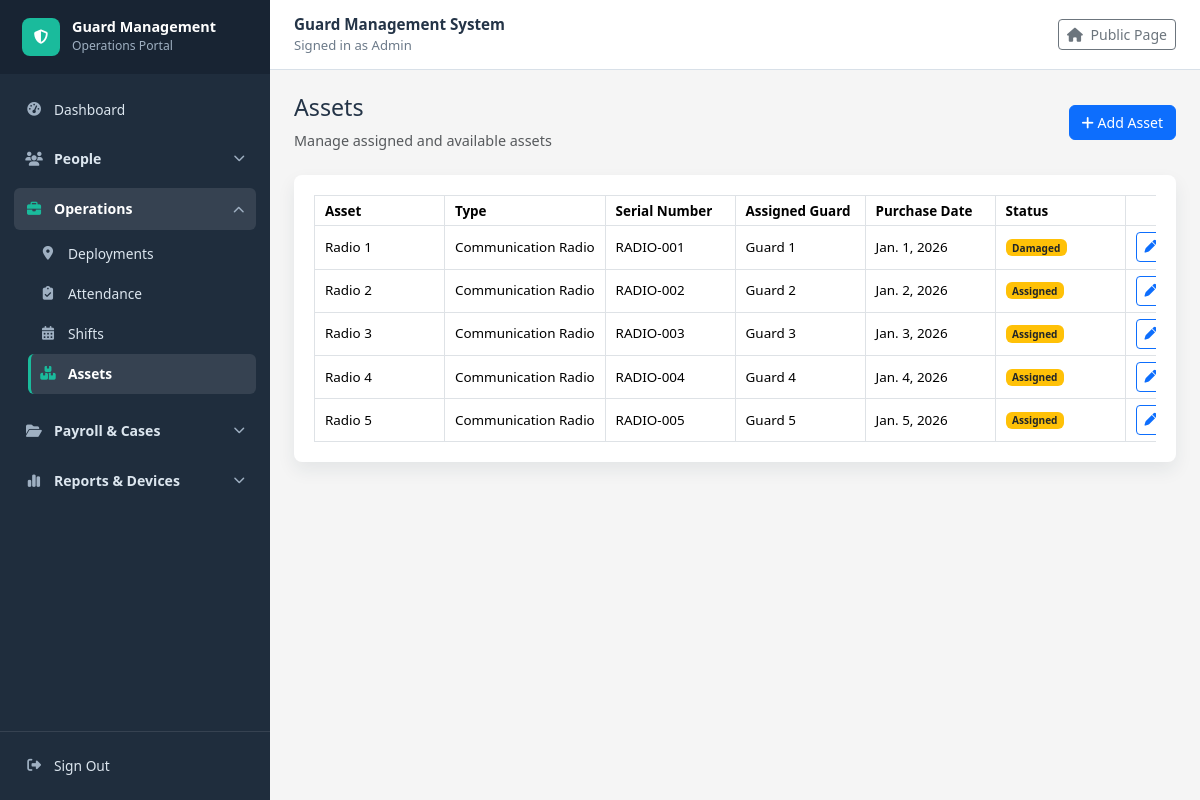
The app's page /assets/ (signed in) with its own data.
### guardmanagementsystem/models.py (models this page shows, shortened)
class Asset(models.Model):
    STATUS_CHOICES = [
        ('Assigned', 'Assigned'),
        ('Available', 'Available'),
        ('Damaged', 'Damaged'),
        ('Lost', 'Lost'),
        ('Returned', 'Returned'),
    ]
    asset_id = models.AutoField(primary_key=True)
    guard = models.ForeignKey(
        Guard,
        on_delete=models.SET_NULL,
        null=True,
        blank=True,
        related_name='assets'
    )
    asset_name = models.CharField(max_length=100)
    asset_type = models.CharField(max_length=100)
    serial_number = models.CharField(max_length=100, unique=True)
    purchase_date = models.DateField()
    status = models.CharField(max_length=20, choices=STATUS_CHOICES, default='Available')

class Guard(models.Model):
    STATUS_CHOICES = [
        ('Active', 'Active'),
        ('Inactive', 'Inactive'),
        ('Suspended', 'Suspended'),
        ('Terminated', 'Terminated'),
    ]
    guard_id = models.AutoField(primary_key=True)
    guard_number = models.CharField(max_length=20, unique=True, null=True, blank=True, editable=False)
    rfid_card_number = models.CharField(max_length=50, unique=True, null=True, blank=True)
    full_name = models.CharField(max_length=100)
    date_of_birth = models.DateField()
    phone = models.CharField(max_length=20)
    email = models.EmailField(unique=True)
    address = models.TextField()
    date_of_joining = models.DateField(auto_now= True)
    status = models.CharField(max_length=20, choices=STATUS_CHOICES, default='Active')
    daily_rate = models.DecimalField(max_digits=12, decimal_places=2, default=7000)
    def __str__(self):
        return self.full_name

### guardmanagementsystem/views.py (the view)
# urls.py: path("assets/", views.asset_list, name="asset_list"),
@login_required
def asset_list(request):
    assets = Asset.objects.select_related("guard").all()
    asset_status_counts = dict(
        assets.values("status").annotate(total=Count("asset_id")).values_list("status", "total")
    )
    total_assets = assets.count()
    issued_assets = asset_status_counts.get("Assigned", 0)
    available_assets = asset_status_counts.get("Available", 0)
    damaged_assets = asset_status_counts.get("Damaged", 0)
    lost_assets = asset_status_counts.get("Lost", 0)
    returned_assets = asset_status_counts.get("Returned", 0)
    refill_required = damaged_assets + lost_assets
    return render(request, "guardmanagementsystem/asset_list.html", {
        "assets": assets,
        "total_assets": total_assets,
        "issued_assets": issued_assets,
        "available_assets": available_assets,
        "damaged_assets": damaged_assets,
        "lost_assets": lost_assets,
        "returned_assets": returned_assets,
        "refill_required": refill_required,
    })

### guardmanagementsystem/templates/guardmanagementsystem/asset_list.html (shortened to what this page needs)
{% extends "guardmanagementsystem/base.html" %}
{% block content %}
<div class="d-flex justify-content-between align-items-center mb-4">
    <div>
        <h2>Assets</h2>
        <p class="text-muted mb-0">Manage assigned and available assets</p>
    </div>
    <a href="{% url 'asset_add' %}" class="btn btn-primary">
        <i class="fa fa-plus"></i> Add Asset
    </a>
</div>
<div class="table-card">
    <div class="table-responsive">
        <table class="table table-hover table-bordered align-middle mb-0 export-table" data-export-title="Assets">
            <thead>
                <tr>
                    <th>Asset</th>
                    <th>Type</th>
                    <th>Serial Number</th>
                    <th>Assigned Guard</th>
                    <th>Purchase Date</th>
                    <th>Status</th>
                    <th class="text-end">Actions</th>
                </tr>
            </thead>
            <tbody>
                {% for asset in assets %}
                    <tr>
                        <td>{{ asset.asset_name }}</td>
                        <td>{{ asset.asset_type }}</td>
                        <td>{{ asset.serial_number }}</td>
                        <td>{{ asset.guard|default:"-" }}</td>
                        <td>{{ asset.purchase_date }}</td>
                        <td><span class="badge bg-warning text-dark">{{ asset.status }}</span></td>
                        <td>
                            <div class="action-buttons">
                                <a href="{% url 'asset_edit' asset.asset_id %}" class="btn btn-sm btn-outline-primary">
                                    <i class="fa fa-pen"></i>
                                </a>
                            </div>
                        </td>
                    </tr>
                {% empty %}
                    <tr>
                        <td colspan="7" class="text-center text-muted py-4">No assets found.</td>
                    </tr>
                {% endfor %}
            </tbody>
        </table>
    </div>
</div>
{% endblock %}

### guardmanagementsystem/templates/guardmanagementsystem/base.html (shortened to what this page needs)
<!doctype html>
<html lang="en">
<head>
    <link href="https://cdn.jsdelivr.net/npm/bootstrap@5.3.3/dist/css/bootstrap.min.css" rel="stylesheet">
    <link href="https://cdnjs.cloudflare.com/ajax/libs/font-awesome/6.5.2/css/all.min.css" rel="stylesheet">
</head>
<body>
    {% with current_url=request.resolver_match.url_name %}
    <div class="app-layout">
        <aside class="sidebar">
            <div class="d-flex align-items-center justify-content-between">
                <a class="sidebar-brand flex-grow-1" href="{% url 'dashboard' %}">
                    <span class="brand-mark"><i class="fa fa-shield-halved"></i></span>
                    <span>
                        <span class="brand-title">Guard Management</span>
                        <span class="brand-subtitle">Operations Portal</span>
                    </span>
                </a>
            </div>
            <nav id="sidebarNav" class="sidebar-nav collapse d-lg-block">
                <a class="sidebar-link {% if current_url == 'dashboard' %}active{% endif %}" href="{% url 'dashboard' %}">
                    <i class="fa fa-gauge-high"></i> Dashboard
                </a>
                <div class="sidebar-module">
                    <button class="module-toggle" type="button" data-bs-toggle="collapse" data-bs-target="#peopleModule" aria-controls="peopleModule" aria-expanded="{% if current_url in 'supervisor_list supervisor_add supervisor_edit supervisor_delete guard_list guard_add guard_edit guard_delete client_list client_add client_edit client_delete' %}true{% else %}false{% endif %}">
                        <span class="module-title"><i class="fa fa-users"></i> People</span>
                        <i class="fa fa-chevron-down module-chevron"></i>
                    </button>
                </div>
                <div class="sidebar-module">
                    <button class="module-toggle" type="button" data-bs-toggle="collapse" data-bs-target="#operationsModule" aria-controls="operationsModule" aria-expanded="{% if current_url in 'deployment_list deployment_add deployment_edit deployment_delete program_guard attendance_list attendance_add attendance_edit attendance_delete shift_list shift_add shift_edit shift_delete shift_import schedule_csv_template asset_list asset_add asset_edit asset_delete' %}true{% else %}false{% endif %}">
                        <span class="module-title"><i class="fa fa-briefcase"></i> Operations</span>
                        <i class="fa fa-chevron-down module-chevron"></i>
                    </button>
                    <div id="operationsModule" class="collapse {% if current_url in 'deployment_list deployment_add deployment_edit deployment_delete program_guard attendance_list attendance_add attendance_edit attendance_delete shift_list shift_add shift_edit shift_delete shift_import schedule_csv_template asset_list asset_add asset_edit asset_delete' %}show{% endif %}">
                        <div class="module-menu">
                            <a class="sidebar-link {% if current_url in 'deployment_list deployment_add deployment_edit deployment_delete program_guard' %}active{% endif %}" href="{% url 'deployment_list' %}">
                                <i class="fa fa-location-dot"></i> Deployments
                            </a>
                            <a class="sidebar-link {% if current_url in 'attendance_list attendance_add attendance_edit attendance_delete' %}active{% endif %}" href="{% url 'attendance_list' %}">
                                <i class="fa fa-clipboard-check"></i> Attendance
                            </a>
                            <a class="sidebar-link {% if current_url in 'shift_list shift_add shift_edit shift_delete shift_import schedule_csv_template' %}active{% endif %}" href="{% url 'shift_list' %}">
                                <i class="fa fa-calendar-days"></i> Shifts
                            </a>
                            <a class="sidebar-link {% if current_url in 'asset_list asset_add asset_edit asset_delete' %}active{% endif %}" href="{% url 'asset_list' %}">
                                <i class="fa fa-boxes-stacked"></i> Assets
                            </a>
                        </div>
                    </div>
                </div>
                <div class="sidebar-module">
                    <button class="module-toggle" type="button" data-bs-toggle="collapse" data-bs-target="#payrollCasesModule" aria-controls="payrollCasesModule" aria-expanded="{% if current_url in 'salary_list salary_add salary_edit salary_delete salary_payslip_general salary_payslip_individual advance_request_list advance_request_add advance_request_edit advance_request_delete incident_list incident_add incident_edit incident_delete incident_pdf_report disciplinary_action_list disciplinary_action_add disciplinary_action_edit disciplinary_action_delete' %}true{% else %}false{% endif %}">
                        <span class="module-title"><i class="fa fa-folder-open"></i> Payroll & Cases</span>
                        <i class="fa fa-chevron-down module-chevron"></i>
                    </button>
                </div>
                <div class="sidebar-module">
                    <button class="module-toggle" type="button" data-bs-toggle="collapse" data-bs-target="#reportsDevicesModule" aria-controls="reportsDevicesModule" aria-expanded="{% if current_url in 'attendance_query_report schedule_report schedule_report_csv_export iot_device_list iot_device_add iot_device_edit iot_device_delete iot_swipe_attendance audit_log_list' %}true{% else %}false{% endif %}">
                        <span class="module-title"><i class="fa fa-chart-simple"></i> Reports & Devices</span>
                        <i class="fa fa-chevron-down module-chevron"></i>
                    </button>
                </div>
            </nav>
            <div class="sidebar-footer">
                {% if request.user.is_authenticated %}
                    <a class="sidebar-link" href="{% url 'signout' %}">
                        <i class="fa fa-right-from-bracket"></i> Sign Out
                    </a>
                {% else %}
                    <a class="sidebar-link" href="{% url 'signin' %}">
                        <i class="fa fa-right-to-bracket"></i> Sign In
                    </a>
                {% endif %}
            </div>
        </aside>
        <div class="main-panel">
            <header class="topbar">
                <div>
                    <p class="topbar-title">Guard Management System</p>
                    <div class="topbar-user">
                        {% if request.user.is_authenticated %}
                            Signed in as {{ request.user.username }}
                        {% else %}
                            Staff portal
                        {% endif %}
                    </div>
                </div>
                <a class="btn btn-sm btn-outline-secondary" href="{% url 'welcome' %}">
                    <i class="fa fa-house me-1"></i> Public Page
                </a>
            </header>
            <main class="container-fluid page-shell content-area">
                {% block content %}{% endblock %}
            </main>
        </div>
    </div>
    {% endwith %}
</body>
</html>

### guardmanagementsystem/templates/guardmanagementsystem/base.html (style rules this page uses)
:root { --brand: #1abb9c; --brand-dark: #117e69; --line: #d8e0e8; --muted: #6c7a89; --sidebar-bg: #1f2d3d; --sidebar-bg-dark: #182433; --sidebar-active: #1abb9c; }
body { background: whitesmoke; color: #243447; font-size: 0.9rem; min-height: 100vh; }
h2 { font-size: 1.45rem; }
.btn, .form-control, .form-select, .table, .dropdown-menu { font-size: 0.88rem; }
.app-layout { display: flex; min-height: 100vh; }
.sidebar { background: var(--sidebar-bg); color: #dce6ef; display: flex; flex-direction: column; flex: 0 0 270px; min-height: 100vh; position: sticky; top: 0; }
.sidebar-brand { align-items: center; background: var(--sidebar-bg-dark); color: #fff; display: flex; gap: 12px; min-height: 70px; padding: 18px 22px; text-decoration: none; }
.brand-mark { align-items: center; background: var(--sidebar-active); border-radius: 8px; display: inline-flex; height: 38px; justify-content: center; width: 38px; }
.brand-title { display: block; font-size: 0.9rem; font-weight: 800; line-height: 1.15; }
.brand-subtitle { color: #9fb0c2; display: block; font-size: 0.76rem; margin-top: 2px; }
.sidebar-nav { overflow-y: auto; padding: 16px 14px 22px; }
.sidebar-module { margin-top: 8px; }
.module-toggle { align-items: center; background: transparent; border: 0; border-radius: 6px; color: #dce6ef; display: flex; font-weight: 700; gap: 11px; justify-content: space-between; min-height: 42px; padding: 9px 11px; text-align: left; width: 100%; font-size: 0.88rem; }
.module-toggle:hover, .module-toggle[aria-expanded="true"] { background: rgba(255, 255, 255, 0.1); color: #fff; }
.module-title { align-items: center; display: inline-flex; gap: 11px; }
.module-title i { color: #9fb0c2; text-align: center; width: 18px; }
.module-toggle[aria-expanded="true"] .module-title i { color: var(--sidebar-active); }
.module-chevron { color: #9fb0c2; font-size: 0.72rem; transition: transform 0.15s ease; }
.module-toggle[aria-expanded="true"] .module-chevron { transform: rotate(180deg); }
.module-menu { padding: 4px 0 8px 14px; }
.sidebar-link { align-items: center; border-radius: 6px; color: #dce6ef; display: flex; gap: 11px; min-height: 40px; padding: 9px 11px; text-decoration: none; font-size: 0.86rem; }
.sidebar-link i { color: #9fb0c2; text-align: center; width: 18px; }
.sidebar-link:hover, .sidebar-link.active { background: rgba(255, 255, 255, 0.1); color: #fff; }
.sidebar-link.active { border-left: 3px solid var(--sidebar-active); font-weight: 700; padding-left: 8px; }
.sidebar-link.active i { color: var(--sidebar-active); }
.sidebar-footer { border-top: 1px solid rgba(255, 255, 255, 0.1); margin-top: auto; padding: 14px; }
.main-panel { display: flex; flex: 1 1 auto; flex-direction: column; min-width: 0; }
.topbar { align-items: center; background: #fff; border-bottom: 1px solid var(--line); display: flex; justify-content: space-between; min-height: 70px; padding: 0 24px; }
.topbar-title { font-size: 0.95rem; font-weight: 800; margin: 0; }
.topbar-user { color: var(--muted); font-size: 0.82rem; }
.page-shell { padding: 24px 24px 40px; }
.content-area { flex: 1 1 auto; }
.table-card { background: #fff; border-radius: 8px; padding: 20px; box-shadow: 0 8px 18px rgba(31, 45, 61, 0.08); }
.table { font-size: 0.84rem; line-height: 1.25; margin-bottom: 0; table-layout: auto; width: 100%; }
.table-responsive { overflow-x: auto; }
.table-responsive > .table, .dataTable { min-width: max-content; }
.table th, .table td { padding: 0.38rem 0.62rem; vertical-align: middle; }
.table th { min-width: 130px; white-space: nowrap; }
.table td { min-width: 110px; overflow-wrap: anywhere; }
.table th.text-end, .table td.text-end, .table th:last-child, .table td:last-child { min-width: 105px; white-space: nowrap; }
.table .btn, .table .form-control, .table .form-select { font-size: 0.8rem; min-height: 30px; padding-bottom: 0.25rem; padding-top: 0.25rem; }

### records on screen
Asset: asset_name "Radio 1", asset_type "Communication Radio", serial_number "RADIO-001", guard "Guard 1", purchase_date "Jan. 1, 2026", status "Damaged"
Asset: asset_name "Radio 2", asset_type "Communication Radio", serial_number "RADIO-002", guard "Guard 2", purchase_date "Jan. 2, 2026", status "Assigned"
Asset: asset_name "Radio 3", asset_type "Communication Radio", serial_number "RADIO-003", guard "Guard 3", purchase_date "Jan. 3, 2026", status "Assigned"
Asset: asset_name "Radio 4", asset_type "Communication Radio", serial_number "RADIO-004", guard "Guard 4", purchase_date "Jan. 4, 2026", status "Assigned"
Asset: asset_name "Radio 5", asset_type "Communication Radio", serial_number "RADIO-005", guard "Guard 5", purchase_date "Jan. 5, 2026", status "Assigned"

### other values on screen
{{ request.user.username }} "Admin"
